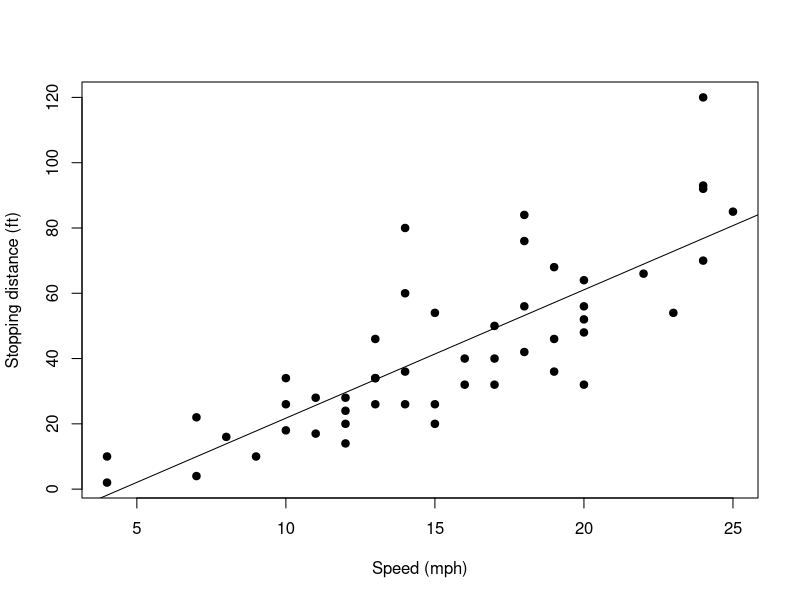

Write the R code that produced this figure.
## ---- chunk 1
#| label: tbl-inheritance
#| tbl-cap: "Correlation of inheritance factors between parents and child."
inheritance <- data.frame(
  Factor = c("Education", "Socio-economic status", "Income", "Family size",
             "Occupational prestige"),
  Correlation = c(-0.49, 0.28, 0.08, 0.19, 0.21),
  Inherited = c("Yes", "Slight", "No", "Slight", "Slight")
)
knitr::kable(inheritance, align = "lrl")
## ---- chunk 2
#| label: fig-r-plot
#| fig-cap: "Stopping distance of cars versus speed."
#| fig-alt: "Scatter plot of stopping distance rising with speed."
#| fig-width: 5
#| fig-height: 3.2
plot(dist ~ speed, data = cars, pch = 19,
     xlab = "Speed (mph)", ylab = "Stopping distance (ft)")
abline(lm(dist ~ speed, data = cars))
